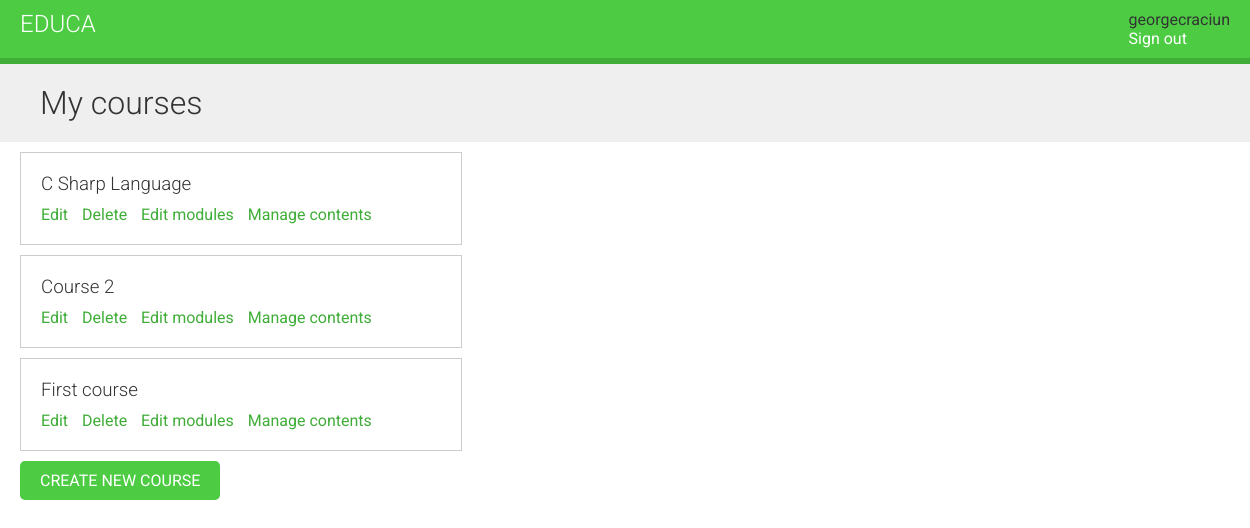
The page /course/mine/ (signed in) on the database its author committed.
### courses/models.py (models this page shows, shortened)
class Course(models.Model):
    owner = models.ForeignKey(User,
        related_name='courses_created',
        on_delete=models.CASCADE)
    subject = models.ForeignKey(Subject,
    related_name='courses',
    on_delete=models.CASCADE)
    title = models.CharField(max_length=200)
    slug = models.SlugField(max_length=200, unique=True)
    overview = models.TextField()
    created = models.DateTimeField(auto_now_add=True)
    students=models.ManyToManyField(User,related_name='courses_joined',blank=True)
    class Meta:
        ordering = ['-created']

### courses/views.py (the view)
class ManageCourseListView(OwnerCourseMixin, ListView):
    template_name = 'courses/manage/course/list.html'
    permission_required = 'courses.view_course'

### courses/views.py (called while the page is built)
    def get_queryset(self):
        qs = super().get_queryset()
        return qs.filter(owner=self.request.user)

### courses/templates/courses/manage/course/list.html (shortened to what this page needs)
{% extends "base.html" %}
{% block content %}
    <h1>My courses</h1>
    <div class="module">
    {% for course in object_list %}
    <div class="course-info">
        <h3>{{ course.title }}</h3>
        <p>
            <a href="{% url "course_edit" course.id %}">Edit</a>
            <a href="{% url "course_delete" course.id %}">Delete</a>
            <a href="{% url "course_module_update" course.id %}">Edit modules</a>
            {% if course.modules.count > 0 %}
                <a href="{% url "module_content_list" course.modules.first.id %}">
                Manage contents</a>
            {% endif %}
        </p>
        </div>
        {% empty %}
            <p>You haven't created any courses yet.</p>
        {% endfor %}
        <p>
            <a href="{% url "course_create" %}" class="button">Create new
            course</a>
        </p>
    </div>
{% endblock %}

### courses/templates/base.html (shortened to what this page needs)
{% load static %}
<!DOCTYPE html>
<html>
    <head>
        <link href="{% static "css/base.css" %}" rel="stylesheet">
    </head>
    <body>
        <div id="header">
            <a href="/" class="logo">Educa</a>
            <ul class="menu">
            {% if request.user.is_authenticated %}
            <li>{{request.user.username}} </li>
            <li><a href="{% url "logout" %}">Sign out</a></li>
            {% else %}
            <li><a href="{% url "login" %}">Sign in</a></li>
            {% endif %}
            </ul>
        </div>
        <div id="content">
        {% block content %}
        {% endblock %}
        </div>
    </body>
</html>

### courses/static/css/base.css (style rules this page uses)
body { margin:0; font-family:'Roboto', sans-serif; font-weight:400; color:#333; }
a { color:#3fad37; text-decoration:none; }
ul { float:left; }
h1, h2, h3, h4, h5, h6 { font-family:'Roboto', sans-serif; font-weight:300; }
h1 { background:#efefef; width:100%; overflow:auto; padding:20px 0 20px 40px; margin:0; }
.module { padding:10px 20px; float:left; width:600px; }
.module h3 { margin:20px 0 0; padding:0; width:100%; }
.module p { margin:10px 0 20px; width:100%; float:left; }
#header { background:#4dcc43; overflow:auto; padding:10px 20px; border-bottom:6px solid #3fad37; }
#header .logo { text-decoration:none; font-family:'Roboto', sans-serif; font-weight:300; text-transform:uppercase; font-size:24px; color:#fff; float:left; }
#header a { color:#fff; }
#header .menu { list-style:none; float:right; margin:0; padding:0; }
input[type=submit], a.button { border-radius:5px; background:#4dcc43; color:#fff; font-size:16px; text-transform:uppercase; border:none; padding:10px 20px; margin:20px 0; }
.course-info { border:1px solid #ccc; padding:0 20px; margin-bottom:10px; width:400px; overflow:auto; }
.course-info a { margin-right:10px; }

### rows shown on the page
Course: title "C Sharp Language", shows "Manage contents"
Course: title "Course 2", shows "Manage contents"
Course: title "First course", shows "Manage contents"

### other values the page prints
{{ request.user.username }} "georgecraciun"
